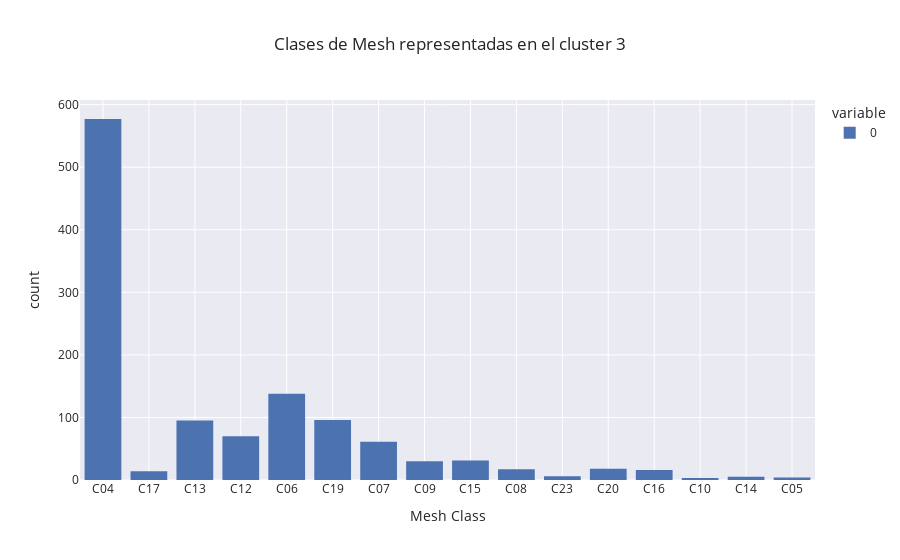

The notebook cell saved with this chart:
### Code cell
mesh_from_cluster(3,"louvain")

### Figure 1 — Plotly figure (JSON) as saved in the notebook; plotly's stock layout.template omitted (floating-point values rounded to 4 significant figures; data arrays with more than 128 entries replaced by an {"elided": "..."} marker saying what was removed)
{"data": [{"alignmentgroup": "True", "bingroup": "x", "hovertemplate": "variable=0<br>value=%{x}<br>count=%{y}<extra></extra>", "legendgroup": "0", "marker": {"color": "rgb(76,114,176)", "pattern": {"shape": ""}}, "name": "0", "offsetgroup": "0", "orientation": "v", "showlegend": true, "type": "histogram", "x": {"elided": "1181 str values"}, "xaxis": "x", "yaxis": "y"}], "layout": {"barmode": "relative", "legend": {"title": {"text": "variable"}, "tracegroupgap": 0}, "title": {"text": "Clases de Mesh representadas en el cluster 3"}, "xaxis": {"anchor": "y", "domain": [0, 1], "title": {"text": "Mesh Class"}}, "yaxis": {"anchor": "x", "domain": [0, 1], "title": {"text": "count"}}}}
